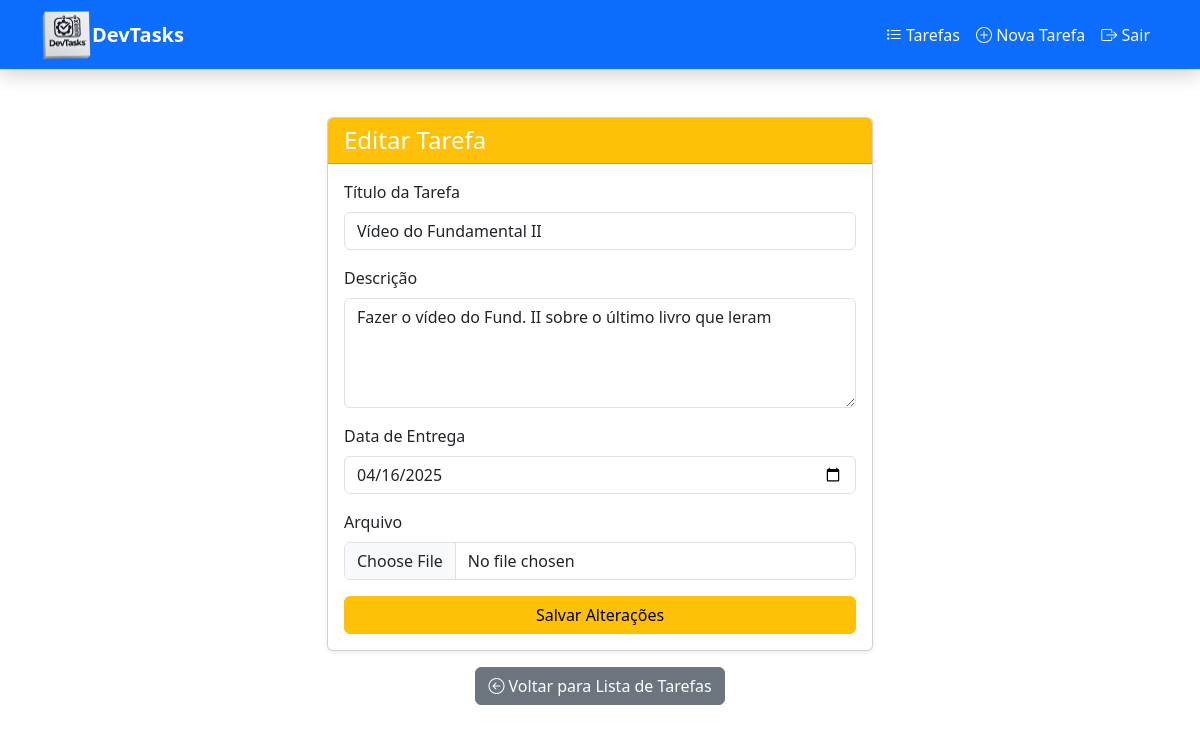
The app's page /tasks/editar/3/ with its own data.
### tasks/models.py (models this page shows, shortened)
class Tasks(models.Model):
    autor = models.ForeignKey('auth.User', on_delete=models.CASCADE)
    titulo = models.CharField(max_length=100)
    descricao = models.TextField()
    data_entrega = models.DateField(blank=True, null=True)
    arquivo = models.FileField(upload_to='arquivos/%Y/%m/%d/', blank=True, null=True)
    entregue = models.BooleanField(default=False)

### tasks/views.py (the view, shortened to what this page needs)
# urls.py: path('tasks/editar/<int:id_tarefa>/', views.editar_tarefa, name='editar_tarefa'),
def editar_tarefa(request, id_tarefa):
    task = Tasks.objects.get(id=id_tarefa)
    return render(request, 'tasks/editar_tarefa.html', {'task': task})

### templates/tasks/editar_tarefa.html (shortened to what this page needs)
<!DOCTYPE html>
<html lang="pt-BR">
<head>
    <link href="https://cdn.jsdelivr.net/npm/bootstrap@5.3.0/dist/css/bootstrap.min.css" rel="stylesheet">
</head>
<body>
    <header>
        {% include 'shared/header.html' %}
    </header>
    <div class="container my-5">
        <div class="row justify-content-center">
            <div class="col-lg-6 col-md-8 col-sm-12">
                <div class="card shadow-sm">
                    <div class="card-header bg-warning text-white">
                        <h4 class="mb-0">Editar Tarefa</h4>
                    </div>
                    <div class="card-body">
                        <form method="post" enctype="multipart/form-data">
                            <div class="mb-3">
                                <label for="titulo" class="form-label">Título da Tarefa</label>
                                <input type="text" name="titulo" id="titulo" class="form-control" value="{{ task.titulo }}" required>
                            </div>
                            <div class="mb-3">
                                <label for="descricao" class="form-label">Descrição</label>
                                <textarea name="descricao" id="descricao" rows="4" class="form-control">{{ task.descricao }}</textarea>
                            </div>
                            <div class="mb-3">
                                <label for="data_entrega" class="form-label">Data de Entrega</label>
                                <input type="date" name="data_entrega" id="data_entrega" class="form-control" value="{{ task.data_entrega|date:'Y-m-d' }}">
                            </div>
                            <div class="mb-3">
                                <label for="arquivo" class="form-label">Arquivo</label>
                                <input type="file" name="arquivo" id="arquivo" class="form-control">
                            </div>
                            <button type="submit" class="btn btn-warning w-100">Salvar Alterações</button>
                        </form>
                    </div>
                </div>
                <div class="text-center mt-3">
                    <a href="{% url 'listar_tarefas' %}" class="btn btn-secondary">
                        <i class="bi bi-arrow-left-circle"></i> Voltar para Lista de Tarefas
                    </a>
                </div>
            </div>
        </div>
    </div>
    <link href="https://cdn.jsdelivr.net/npm/bootstrap-icons/font/bootstrap-icons.css" rel="stylesheet">
</body>
</html>

### records on screen
Tasks: titulo "Vídeo do Fundamental II", descricao "Fazer o vídeo do Fund. II sobre o último livro que leram", data_entrega "04/16/2025"
